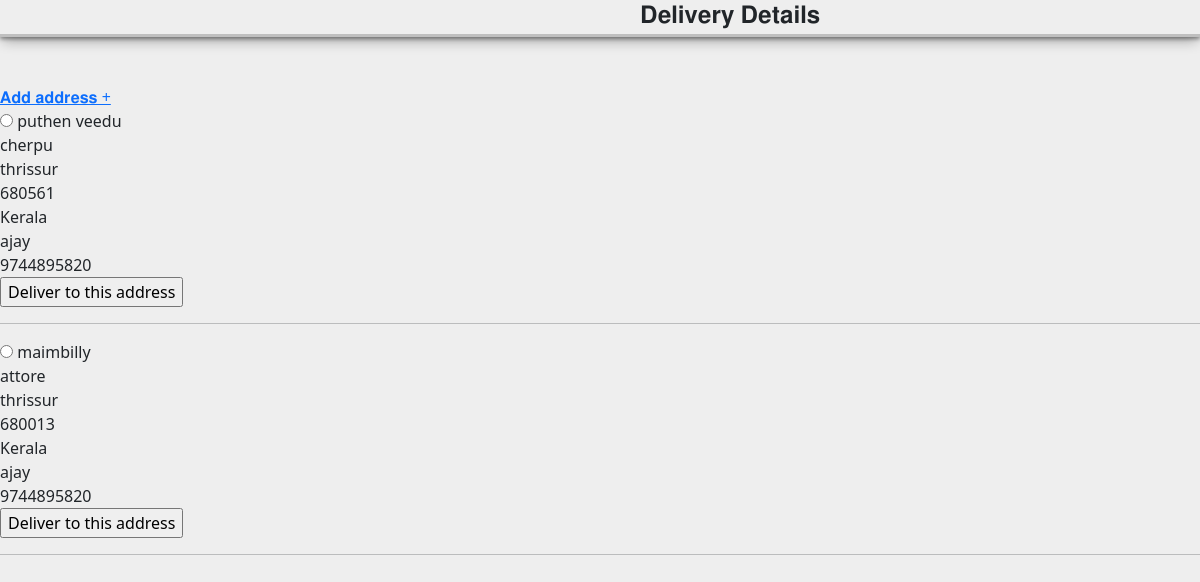
Screenshot of /ecommerceapp/deliverydetails/ (signed in) with the database file from the repository.
### ecommerceapp/models.py (models this page shows)
class addressdetails(models.Model):
    userid=models.ForeignKey(ecomregister,on_delete=models.CASCADE)
    address_line1=models.CharField(max_length=200)
    address_line2=models.CharField(max_length=200)
    pincode=models.IntegerField()
    city=models.CharField(max_length=100)
    state=models.CharField(max_length=100)
    contact_name=models.CharField(max_length=100)
    contact_number=models.IntegerField()

### ecommerceapp/views.py (the view)
# urls.py: path('deliverydetails/',delivery_details),
def delivery_details(request):
    id=request.session['userid']
    data=addressdetails.objects.filter(userid__id=id)
    return render(request,'deliveryaddress.html',{'data':data})

### ecommerceapp/templates/deliveryaddress.html (shortened to what this page needs)
<!DOCTYPE html>
<html lang="en">
<head>
  <link href="https://cdn.jsdelivr.net/npm/bootstrap@5.0.2/dist/css/bootstrap.min.css" rel="stylesheet">
</head>
<body>
<div class="first">
  <div class="nav">
  <h4 align="center">𝐃𝐞𝐥𝐢𝐯𝐞𝐫𝐲 𝐃𝐞𝐭𝐚𝐢𝐥𝐬</h4>
    </div><br><br>
<a href="http://127.0.0.1:8000/ecommerceapp/address/"class="btn-btn-primary">𝐀𝐝𝐝 𝐚𝐝𝐝𝐫𝐞𝐬𝐬 +</a><br>
<form method="get" action="http://127.0.0.1:8000/ecommerceapp/summary/">{% csrf_token %}
{% for i in data %}
<input type="radio" name="address" value="{{i.id}}">
{{i.address_line1}}<br>
{{i.address_line2}}<br>
{{i.city}}<br>
{{i.pincode}}<br>
{{i.state}}<br>
{{i.contact_name}}<br>
{{i.contact_number}}<br>
  <input type="submit" value="Deliver to this address">
  <hr>
{% endfor %}
   </form>
  </div>
</body>
</html>

### ecommerceapp/templates/deliveryaddress.html (style rules this page uses)
body { background-color:#EEEEEE; }

### rows the page displays
addressdetails: address_line1 "puthen veedu", address_line2 "cherpu", city "thrissur", pincode "680561", state "Kerala", contact_name "ajay", contact_number "9744895820"
addressdetails: address_line1 "maimbilly", address_line2 "attore", city "thrissur", pincode "680013", state "Kerala", contact_name "ajay", contact_number "9744895820"
